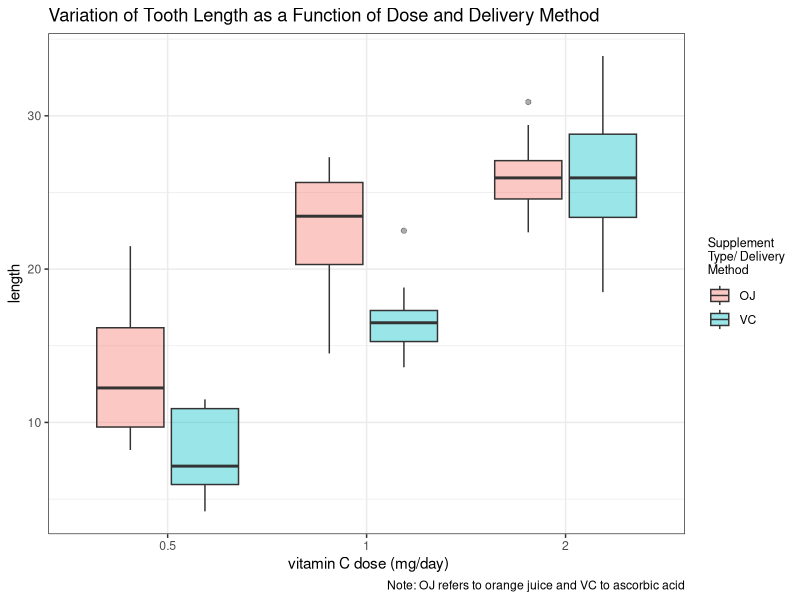

The R source for this figure: (Note: this script raises an error after producing the figure.)
## ---- chunk 1
options(warn = -1)
knitr::opts_chunk$set(comment = NA)
knitr::opts_chunk$set(message = FALSE)
knitr::opts_chunk$set(opts.label="kill_prefix")
knitr::opts_template$set("kill_prefix"=list(comment=NA, null_prefix=TRUE))
knitr::opts_chunk$set(echo=TRUE)
## ---- chunk 2
library(tidyverse)
## ---- chunk 3
data("ToothGrowth")
head(ToothGrowth)
dim(ToothGrowth)
df <- ToothGrowth
str(df)
# transforming dose to factor for a better plotting
df$dose<- as.factor(df$dose)
df %>% ggplot(aes(dose,len,fill=supp)) + geom_boxplot(alpha=0.4) + theme_bw()+ 
  labs(title = "Variation of Tooth Length as a Function of Dose and Delivery Method",
       y="length",x=" vitamin C dose (mg/day)",
       fill= str_wrap("Supplement Type/ Delivery Method",width=14),
       caption="Note: OJ refers to orange juice and VC to ascorbic acid")+
       theme(legend.title = element_text(size=9))
  

## ---- chunk 4
t.test(len~supp,data=df,paired=FALSE, var.equal = TRUE)$conf
t.test(len~supp,data=df,paired=FALSE, var.equal = TRUE)$p.value
## ---- chunk 5
# comparing the lower 2 doses
t.test(df$len[df$dose=="0.5"],df$len[df$dose=="1"],paired=FALSE, var.equal = TRUE)$conf
t.test(df$len[df$dose=="0.5"],df$len[df$dose=="1"],paired=FALSE, var.equal = TRUE)$p.value
## ---- chunk 6
# comparing the upper 2 doses
t.test(df$len[df$dose=="1"],df$len[df$dose=="2"],paired=FALSE, var.equal = TRUE)$conf
t.test(df$len[df$dose=="1"],df$len[df$dose=="2"],paired=FALSE, var.equal = TRUE)$p.value
